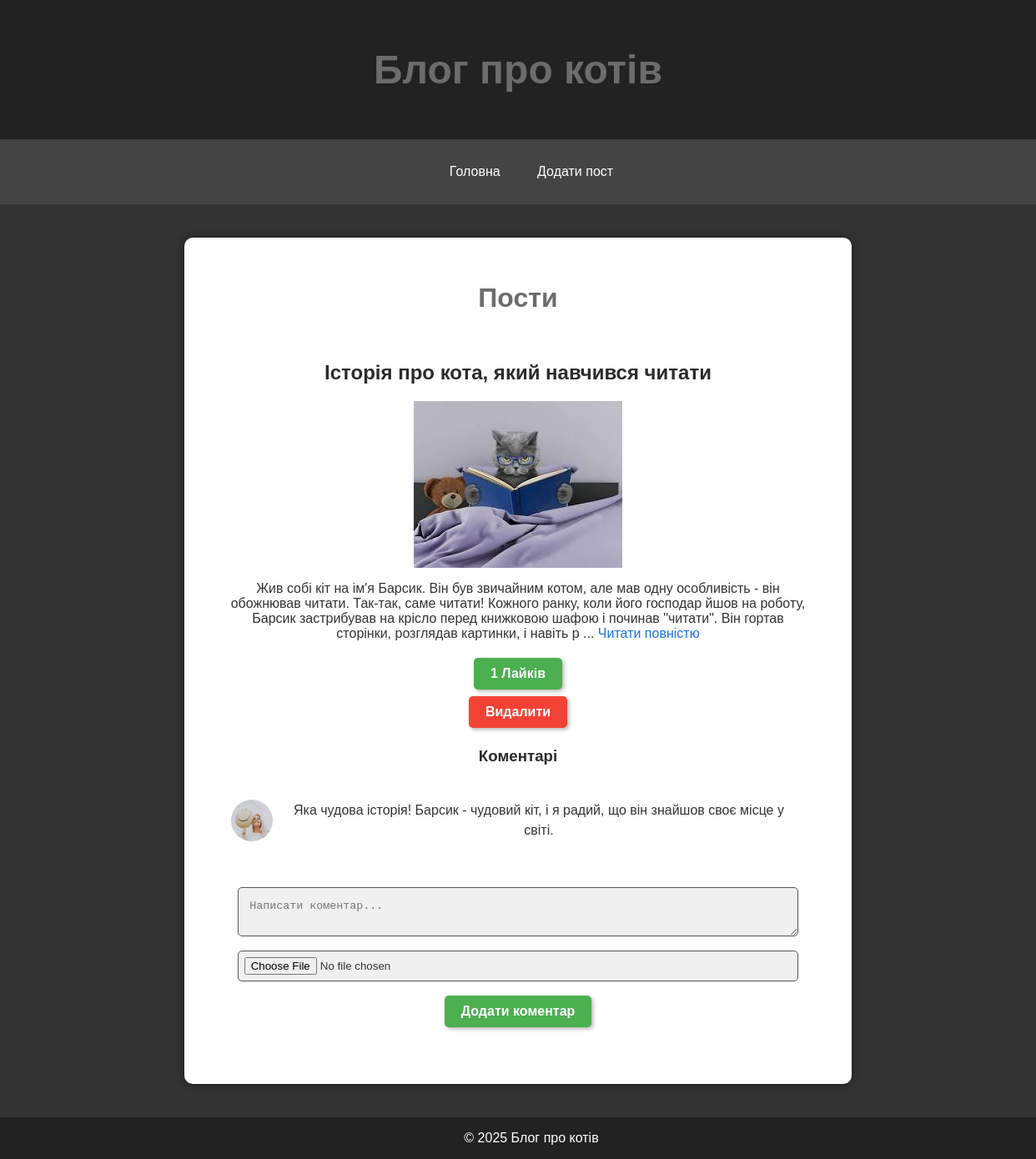
The page / on the database its author committed.
### tables this page shows
CREATE TABLE comments (
        id INTEGER PRIMARY KEY AUTOINCREMENT,
        post_id INTEGER NOT NULL,
        comment TEXT NOT NULL, avatar_url TEXT,
        FOREIGN KEY (post_id) REFERENCES posts(id)
    );

CREATE TABLE posts (
        id INTEGER PRIMARY KEY AUTOINCREMENT,
        title TEXT NOT NULL,
        content TEXT NOT NULL,
        image_url TEXT
    , likes INTEGER DEFAULT 0);

### app.py (the view)
@app.route('/')
def index():
    posts = get_posts()
    return render_template('index.html', posts=posts)

### app.py (called while the page is built)
def get_posts():
    cursor.execute('''
        SELECT p.id, p.title, p.content, p.image_url, p.likes, c.id, c.comment, c.avatar_url
        FROM posts p
        LEFT JOIN comments c ON p.id = c.post_id
        ORDER BY p.id DESC, c.id ASC
    ''')
    rows = cursor.fetchall()
    posts = {}
    for row in rows:
        post_id = row[0]
        if post_id not in posts:
            posts[post_id] = {
                'id': row[0],
                'title': row[1],
                'content': row[2],
                'image_url': row[3],
                'likes': row[4],
                'comments': []
            }
        if row[5]:
            posts[post_id]['comments'].append({
                'id': row[5],
                'comment': row[6],
                'avatar_url': row[7]
            })
    return list(posts.values())

### templates/index.html (shortened to what this page needs)
<!DOCTYPE html>
<html lang="uk">
<head>
    <link rel="stylesheet" href="{{ url_for('static', filename='css/style.css') }}">
</head>
<body>
    <header>
        <h1>Блог про котів</h1>
    </header>
    <nav>
        <a href="{{ url_for('index') }}">Головна</a>
        <a href="{{ url_for('add_post') }}">Додати пост</a>
    </nav>
    <div class="container">
        <h1>Пости</h1>
        <div id="postsContainer">
            {% for post in posts %}
            <div class="post">
                <h2>{{ post.title }}</h2>
                {% if post.image_url %}
                    <img src="{{ post.image_url }}" alt="Зображення поста">
                {% endif %}
                <div class="post-content">
                    <p>{{ post.content[:300] }} {% if post.content|length > 300 %}... <a href="{{ url_for('view_post', post_id=post.id) }}">Читати повністю</a>{% endif %}</p>
                </div>
                <div>
                    <form action="{{ url_for('like_post', post_id=post.id) }}" method="post" style="display: inline;">
                        <button type="submit" class="like-button"> {{ post.likes }} Лайків</button>
                    </form>
                </div>
                <form action="{{ url_for('delete_post', post_id=post.id) }}" method="post" style="display: inline;">
                    <button type="submit" class="delete-button">Видалити</button>
                </form>
                <div class="comments">
                    <h3>Коментарі</h3>
                    {% for comment in post.comments %}
                    <div class="comment">
                        {% if comment.avatar_url %}
                            <img src="{{ comment.avatar_url }}" alt="Аватар">
                        {% endif %}
                        <p>{{ comment.comment }}</p>
                    </div>
                    {% endfor %}
                </div>
                <form action="{{ url_for('add_comment', post_id=post.id) }}" method="post" class="comment-form" enctype="multipart/form-data">
                    <textarea name="comment" placeholder="Написати коментар..." required></textarea>
                    <input type="file" name="avatar" accept="image/*" required>
                    <button type="submit">Додати коментар</button>
                </form>
            </div>
            {% endfor %}
        </div>
    </div>
    <footer>
        © 2025 Блог про котів
    </footer>
</body>
</html>

### static/css/style.css (style rules this page uses)
body { font-family: Arial, sans-serif; background-color: #333333; color: #f0f0f0; margin: 0; padding: 0; display: flex; flex-direction: column; min-height: 100vh; }
header { background-color: #222222; color: #ffffff; padding: 1em 0; text-align: center; font-size: 1.5em; font-weight: bold; width: 100%; }
nav { text-align: center; padding: 1em; background-color: #444444; width: 100%; }
nav a { color: #ffffff; padding: 14px 20px; text-decoration: none; display: inline-block; border-radius: 5px; transition: background-color 0.3s, color 0.3s; }
.container { flex: 1; background-color: #ffffff; color: #333333; width: 90%; max-width: 800px; margin: 2.5em auto; padding: 2em; box-shadow: 0 0 10px rgba(0, 0, 0, 0.5); border-radius: 10px; box-sizing: border-box; overflow-wrap: break-word; }
footer { text-align: center; padding: 1em; background-color: #222222; color: #ffffff; width: 100%; position: relative; bottom: 0; }
h1, h2, h3 { color: #2b2b2b; text-align: center; }
h1 { color: #6c6c6c; text-align: center; }
input, textarea { background-color: #f0f0f0; color: #333333; border: 1px solid #555555; padding: 0.5em; width: 100%; margin-bottom: 1em; box-sizing: border-box; border-radius: 5px; word-wrap: break-word; }
button, .like-button, .delete-button { background-color: #4CAF50; border: none; color: white; padding: 10px 20px; text-align: center; text-decoration: none; display: inline-block; font-size: 16px; margin: 4px 2px; cursor: pointer; border-radius: 5px; transition: background-color 0.3s ease, transform 0.2s ease; box-shadow: 2px 2px 5px rgba(0, 0, 0, 0.3); font-weight: bold; }
.delete-button { background-color: #f44336; }
a { color: #1a73e8; text-decoration: none; transition: color 0.3s; }
.post { text-align: center; padding: 1em; overflow-wrap: break-word; }
.post img { max-width: 90%; max-height: 500px; height: auto; display: block; margin: 15px auto; }
.comment { display: flex; align-items: center; margin-bottom: 1em; width: 100%; padding: 0.5em; box-sizing: border-box; overflow-wrap: break-word; word-wrap: break-word; }
.comment img { width: 50px; height: 50px; border-radius: 50%; margin-right: 15px; }
.comment p { margin: 0; flex: 1; padding-left: 0; padding-right: 15px; line-height: 1.5; display: flex; align-items: center; box-sizing: border-box; overflow-wrap: break-word; word-wrap: break-word; }
.comment-form { margin-top: 1em; padding: 1em; overflow-wrap: break-word; word-wrap: break-word; }
.comment-form textarea { width: 100%; padding: 1em; margin-bottom: 1em; box-sizing: border-box; overflow-wrap: break-word; word-wrap: break-word; }
.comment-form input[type="file"] { width: 100%; padding: 0.5em; margin-bottom: 1em; box-sizing: border-box; overflow-wrap: break-word; word-wrap: break-word; }

### rows shown on the page
comments: title "Історія про кота, який навчився читати", image_url (picture), content "Жив собі кіт на ім'я Барсик. Він був звичайним котом, але мав одну особливість - він обожнював читати. Так-так, саме читати! Кожного ранку, коли його господар йшов на роботу, Барсик застрибував на крісло перед книжковою шафою і починав \"читати\". Він гортав сторінки, розглядав картинки, і навіть р", likes "1", avatar_url (picture), comment "Яка чудова історія! Барсик - чудовий кіт, і я радий, що він знайшов своє місце у світі."
